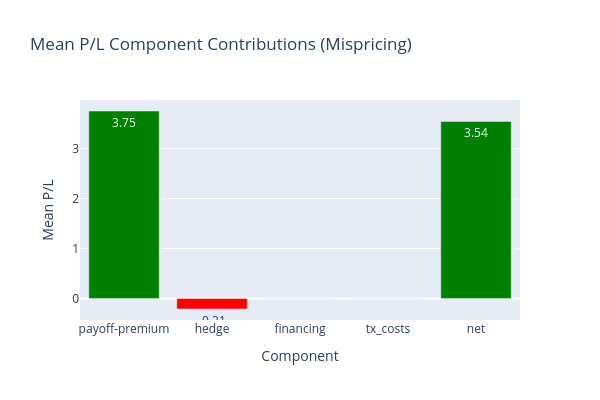

This figure's notebook cell:
### Code cell
# Bar chart of mean component contributions (mispricing scenario) using Plotly
means = component_means_mis
labels = list(means.keys())
vals = list(means.values())

fig = go.Figure(data=[go.Bar(
    x=labels,
    y=vals,
    text=[f'{v:.2f}' for v in vals],
    textposition='auto',
    marker_color=['green' if v > 0 else 'red' for v in vals]
)])

fig.update_layout(
    title='Mean P/L Component Contributions (Mispricing)',
    width=600,
    height=400,
    xaxis_title="Component",
    yaxis_title="Mean P/L"
)
fig.show()

### Figure 1 — Plotly figure (JSON) as saved in the notebook; plotly's stock layout.template omitted (floating-point values rounded to 4 significant figures)
{"data": [{"marker": {"color": ["green", "red", "red", "red", "green"]}, "text": ["3.75", "-0.21", "0.00", "0.00", "3.54"], "textposition": "auto", "type": "bar", "x": ["payoff-premium", "hedge", "financing", "tx_costs", "net"], "y": [3.751, -0.2096, 0, 0, 3.541]}], "layout": {"height": 400, "title": {"text": "Mean P/L Component Contributions (Mispricing)"}, "width": 600, "xaxis": {"title": {"text": "Component"}}, "yaxis": {"title": {"text": "Mean P/L"}}}}
